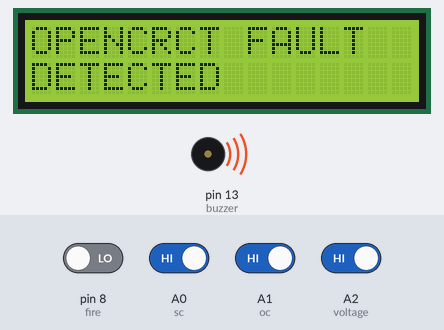
A sketch run on a simulated Arduino Uno, built with avr-gcc and run on an emulated ATmega328P. Shown: 16×2 character LCD, buzzer (waves = sounding, pin HIGH). The test bench sets the inputs (shaded band); at power-on: A0 (sc), A1 (oc), A2 (voltage) HIGH, pin 8 (fire) LOW. Random numbers use the default seed unless the sketch sets one; what the sketch prints to the serial monitor is not drawn.

Above: at 5.2 s.
5.3 s: A0 (sc) driven LOW and A1 (oc) driven LOW
At 10.1 s:
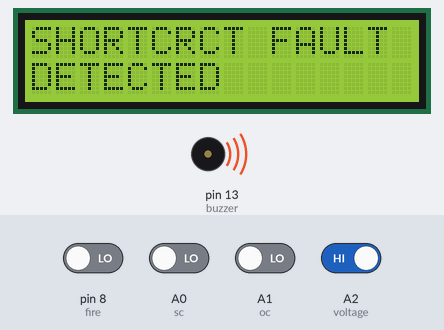
16.4 s: A0 (sc) driven HIGH
At 21.3 s:
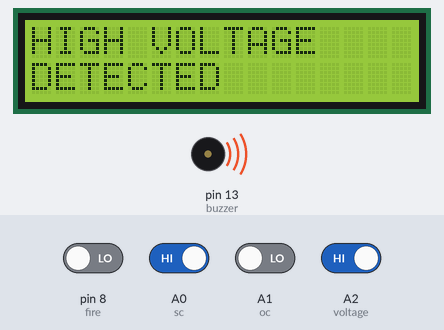
27.5 s: A0 (sc) driven LOW
At 37.1 s:
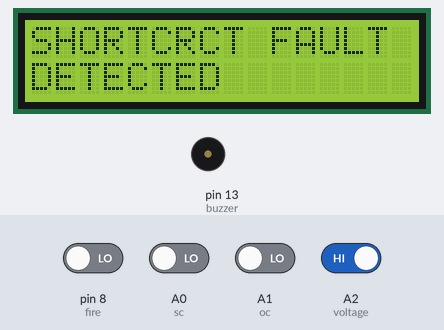
38.6 s: A0 (sc) driven HIGH and A2 (voltage) driven LOW
At 43.4 s:
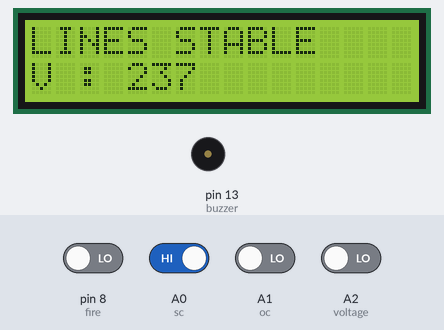
47.4 s: A1 (oc) driven HIGH
At 53.2 s:
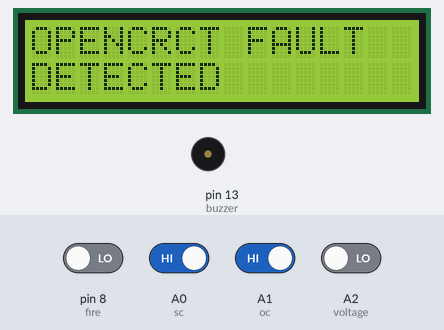
58.5 s: A1 (oc) driven LOW
At 59.9 s:
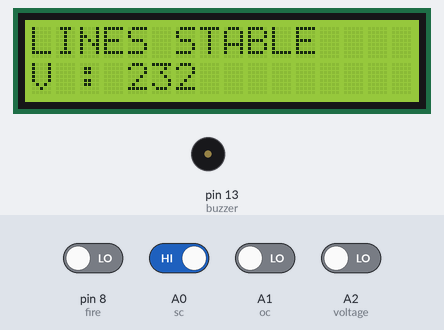
Timing chart, 0 to 61.5 s (numbered marks = the images above; inputs shaded):
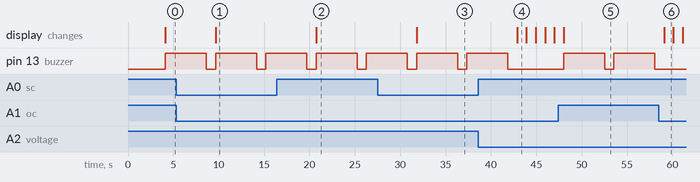

The sketch:

Transmission_line_fault_detection_system.ino
```cpp
#include "LiquidCrystal_I2C.h"

LiquidCrystal_I2C lcd(0x27, 16, 2);
int buzzer = 13;
#define sc A0
#define oc A1
#define voltage A2
int fire = 8;
void setup()
{
  pinMode(13, OUTPUT);
  pinMode(sc, INPUT_PULLUP);
  pinMode(oc, INPUT_PULLUP);
  pinMode(voltage, INPUT_PULLUP);
  pinMode(fire, INPUT);
  digitalWrite(buzzer, LOW);
  Serial.begin(9600);
  lcd.begin();
  lcd.setCursor(0, 0);
  lcd.print("OVERHEAD FAULT  ");
  lcd.setCursor(0, 1);
  lcd.print("DETECTION       ");
  delay(4000);
  lcd.clear();
}

void loop()
{
  lcd.clear();
  if (digitalRead(sc) == LOW)
  {
    lcd.setCursor(0, 0);
    lcd.print("SHORTCRCT FAULT ");
    lcd.setCursor(0, 1);
    lcd.print("DETECTED        ");
    digitalWrite(buzzer,HIGH);
    sms1();
  }
  else if (digitalRead(oc) == HIGH)
  {
    lcd.setCursor(0, 0);
    lcd.print("OPENCRCT FAULT  ");
    lcd.setCursor(0, 1);
    lcd.print("DETECTED        ");
    digitalWrite(buzzer,HIGH);
    sms2();
  }
  else if (digitalRead(voltage) == HIGH)
  {
    lcd.setCursor(0, 0);
    lcd.print("HIGH VOLTAGE    ");
    lcd.setCursor(0, 1);
    lcd.print("DETECTED        ");
    digitalWrite(buzzer,HIGH);
    sms3();
  }
  else if (digitalRead(fire) == HIGH)
  {
    lcd.setCursor(0, 0);
    lcd.print("FIRE            ");
    lcd.setCursor(0, 1);
    lcd.print("DETECTED        ");
    digitalWrite(buzzer,HIGH);
    sms4();
  }
  else
  {
    lcd.setCursor(0, 0);
    lcd.print("LINES STABLE   ");
    lcd.setCursor(0, 1);
    lcd.print("V : ");
    lcd.print(random(230,240));
    digitalWrite(buzzer,LOW);
  }
  delay(1000);
}

void sms1()
{
  Serial.println("AT");
  delay(500);

  Serial.println("AT+CMGF=1");
  delay(500);

  Serial.print("AT+CMGS=");
  Serial.print('"');
  Serial.print("9399974447");    //mobile no. for SMS alert
  Serial.println('"');
  delay(500);

  Serial.print("Short Circuit Fault detected Near by Sri Vasavi Engineering College.");
  Serial.write(26);
  delay(3000);
  digitalWrite(buzzer,LOW);
}

void sms2()
{
  Serial.println("AT");
  delay(500);

  Serial.println("AT+CMGF=1");
  delay(500);

  Serial.print("AT+CMGS=");
  Serial.print('"');
  Serial.print("9399974447");    //mobile no. for SMS alert
  Serial.println('"');
  delay(500);

  Serial.print("Open Circuit Fault Detected Near By Sri Vasavi Engineering College.");
  Serial.write(26);
  delay(3000);
  digitalWrite(buzzer,LOW);
}

void sms3()
{
  Serial.println("AT");
  delay(500);

  Serial.println("AT+CMGF=1");
  delay(500);

  Serial.print("AT+CMGS=");
  Serial.print('"');
  Serial.print("9399974447");    //mobile no. for SMS alert
  Serial.println('"');
  delay(500);

  Serial.print("High Voltage Fault detected Near By Sri Vasavi Engineering College.");
  Serial.write(26);
  delay(3000);
  digitalWrite(buzzer,LOW);
}

void sms4()
{
  Serial.println("AT");
  delay(500);

  Serial.println("AT+CMGF=1");
  delay(500);

  Serial.print("AT+CMGS=");
  Serial.print('"');
  Serial.print("9399974447");    //mobile no. for SMS alert
  Serial.println('"');
  delay(500);

  Serial.print("Fire detected Near By Sri Vasavi Engineering College.");
  Serial.write(26);
  delay(3000);
  digitalWrite(buzzer,LOW);
}
```

Measured:
- after the input at 5.3 s, the display: changes after 4.4 s (image 1)
- after the input at 16.4 s, the display: changes after 4.3 s (image 2)
- after the input at 27.5 s, the display: changes after 4.3 s (image 3)
- after the input at 38.6 s, the display: changes after 4.3 s (image 4)
- after the input at 47.4 s, pin 13 (buzzer): alternates HIGH for 4.5 s and LOW for 1.0 s, starting after 0.62 s
- after the input at 58.5 s, the display: changes after 0.59 s (image 6)
- by itself, pin 13 (buzzer): alternates HIGH for 4.5 s and LOW for 1.0 s
